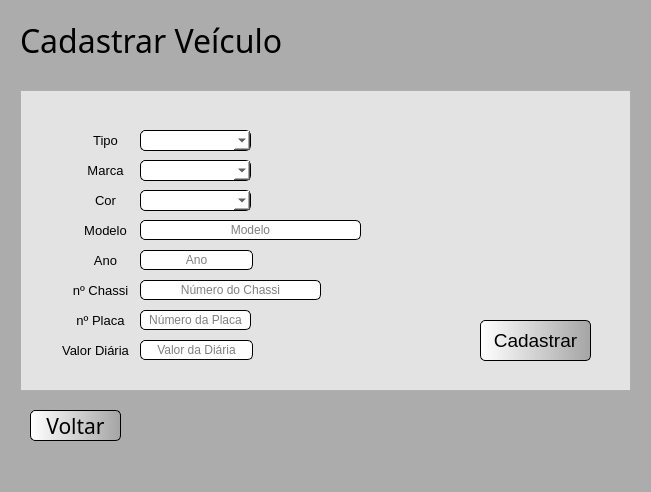
<?xml version="1.0" encoding="UTF-8"?>
<ui version="4.0">
 <class>MainWindow</class>
 <widget class="QMainWindow" name="MainWindow">
  <property name="geometry">
   <rect>
    <x>0</x>
    <y>0</y>
    <width>651</width>
    <height>492</height>
   </rect>
  </property>
  <property name="windowTitle">
   <string>MainWindow</string>
  </property>
  <property name="styleSheet">
   <string notr="true">background-color: rgb(172, 172, 172);</string>
  </property>
  <widget class="QWidget" name="centralwidget">
   <widget class="QPushButton" name="btVoltar">
    <property name="geometry">
     <rect>
      <x>30</x>
      <y>410</y>
      <width>91</width>
      <height>31</height>
     </rect>
    </property>
    <property name="font">
     <font>
      <family>Dubai</family>
      <pointsize>16</pointsize>
     </font>
    </property>
    <property name="cursor">
     <cursorShape>PointingHandCursor</cursorShape>
    </property>
    <property name="styleSheet">
     <string notr="true">QPushButton{
background-color: qlineargradient(spread:pad, x1:0, y1:0, x2:1, y2:0, stop:0 rgba(255, 255, 255, 255), stop:1 rgba(165, 165, 165, 255));
border-radius: 5px;
border-style: outset;
border-width: 1px;
border-color: black;

}

QPushButton:hover{
background-color: qlineargradient(spread:pad, x1:0, y1:0, x2:1, y2:0, stop:0 rgba(255, 248, 0, 255), stop:1 rgba(255, 134, 73, 255));
}

</string>
    </property>
    <property name="text">
     <string>Voltar</string>
    </property>
   </widget>
   <widget class="QFrame" name="frameCadCliente">
    <property name="geometry">
     <rect>
      <x>20</x>
      <y>90</y>
      <width>611</width>
      <height>301</height>
     </rect>
    </property>
    <property name="styleSheet">
     <string notr="true">background-color: rgb(227, 227, 227);
</string>
    </property>
    <property name="frameShape">
     <enum>QFrame::StyledPanel</enum>
    </property>
    <property name="frameShadow">
     <enum>QFrame::Raised</enum>
    </property>
    <widget class="QLineEdit" name="tbModeloVeiculo">
     <property name="geometry">
      <rect>
       <x>120</x>
       <y>130</y>
       <width>221</width>
       <height>20</height>
      </rect>
     </property>
     <property name="styleSheet">
      <string notr="true">background-color: rgb(255, 255, 255);
border-radius: 5px;
border-style: outset;
border-width: 1px;
border-color: black;</string>
     </property>
     <property name="text">
      <string/>
     </property>
     <property name="alignment">
      <set>Qt::AlignCenter</set>
     </property>
     <property name="placeholderText">
      <string>Modelo</string>
     </property>
    </widget>
    <widget class="QLineEdit" name="tbAnoVeiculo">
     <property name="geometry">
      <rect>
       <x>120</x>
       <y>160</y>
       <width>113</width>
       <height>20</height>
      </rect>
     </property>
     <property name="styleSheet">
      <string notr="true">background-color: rgb(255, 255, 255);
border-radius: 5px;
border-style: outset;
border-width: 1px;
border-color: black;</string>
     </property>
     <property name="echoMode">
      <enum>QLineEdit::Normal</enum>
     </property>
     <property name="alignment">
      <set>Qt::AlignCenter</set>
     </property>
     <property name="placeholderText">
      <string>Ano</string>
     </property>
    </widget>
    <widget class="QLineEdit" name="tbNChassiVeiculo">
     <property name="geometry">
      <rect>
       <x>120</x>
       <y>190</y>
       <width>181</width>
       <height>20</height>
      </rect>
     </property>
     <property name="styleSheet">
      <string notr="true">background-color: rgb(255, 255, 255);
border-radius: 5px;
border-style: outset;
border-width: 1px;
border-color: black;</string>
     </property>
     <property name="text">
      <string/>
     </property>
     <property name="alignment">
      <set>Qt::AlignCenter</set>
     </property>
     <property name="placeholderText">
      <string>Número do Chassi</string>
     </property>
    </widget>
    <widget class="QPushButton" name="btCadastrarCliente">
     <property name="geometry">
      <rect>
       <x>460</x>
       <y>230</y>
       <width>111</width>
       <height>41</height>
      </rect>
     </property>
     <property name="font">
      <font>
       <pointsize>14</pointsize>
      </font>
     </property>
     <property name="cursor">
      <cursorShape>PointingHandCursor</cursorShape>
     </property>
     <property name="styleSheet">
      <string notr="true">QPushButton{
background-color: qlineargradient(spread:pad, x1:0, y1:0, x2:1, y2:0, stop:0 rgba(255, 255, 255, 255), stop:1 rgba(165, 165, 165, 255));
border-style: outset;
border-width: 1px;
border-color: black;
border-radius: 5px;
}

QPushButton:hover{
background-color: qlineargradient(spread:pad, x1:0, y1:0, x2:1, y2:0, stop:0 rgba(19, 226, 4, 255), stop:1 rgba(148, 209, 6, 255));
}


</string>
     </property>
     <property name="text">
      <string>Cadastrar</string>
     </property>
    </widget>
    <widget class="QLineEdit" name="tbNPlacaVeiculo">
     <property name="geometry">
      <rect>
       <x>120</x>
       <y>220</y>
       <width>111</width>
       <height>20</height>
      </rect>
     </property>
     <property name="styleSheet">
      <string notr="true">background-color: rgb(255, 255, 255);
border-radius: 5px;
border-style: outset;
border-width: 1px;
border-color: black;</string>
     </property>
     <property name="text">
      <string/>
     </property>
     <property name="alignment">
      <set>Qt::AlignCenter</set>
     </property>
     <property name="placeholderText">
      <string>Número da Placa</string>
     </property>
    </widget>
    <widget class="QLineEdit" name="tbVDiariaVeiculo">
     <property name="geometry">
      <rect>
       <x>120</x>
       <y>250</y>
       <width>113</width>
       <height>20</height>
      </rect>
     </property>
     <property name="styleSheet">
      <string notr="true">background-color: rgb(255, 255, 255);
border-radius: 5px;
border-style: outset;
border-width: 1px;
border-color: black;</string>
     </property>
     <property name="text">
      <string/>
     </property>
     <property name="alignment">
      <set>Qt::AlignCenter</set>
     </property>
     <property name="placeholderText">
      <string>Valor da Diária</string>
     </property>
    </widget>
    <widget class="QComboBox" name="cbTipoVeiculo">
     <property name="geometry">
      <rect>
       <x>120</x>
       <y>40</y>
       <width>111</width>
       <height>21</height>
      </rect>
     </property>
     <property name="font">
      <font>
       <pointsize>10</pointsize>
      </font>
     </property>
     <property name="cursor">
      <cursorShape>PointingHandCursor</cursorShape>
     </property>
     <property name="styleSheet">
      <string notr="true">background-color: rgb(255, 255, 255);
border-radius: 5px;
border-style: outset;
border-width: 1px;
border-color: black;</string>
     </property>
     <property name="editable">
      <bool>false</bool>
     </property>
     <property name="currentText">
      <string/>
     </property>
     <property name="insertPolicy">
      <enum>QComboBox::InsertAlphabetically</enum>
     </property>
     <property name="placeholderText">
      <string>Tipo</string>
     </property>
     <property name="duplicatesEnabled">
      <bool>false</bool>
     </property>
     <property name="frame">
      <bool>true</bool>
     </property>
    </widget>
    <widget class="QLabel" name="labelTipo">
     <property name="geometry">
      <rect>
       <x>60</x>
       <y>40</y>
       <width>51</width>
       <height>21</height>
      </rect>
     </property>
     <property name="font">
      <font>
       <pointsize>10</pointsize>
      </font>
     </property>
     <property name="text">
      <string>Tipo</string>
     </property>
     <property name="alignment">
      <set>Qt::AlignCenter</set>
     </property>
    </widget>
    <widget class="QLabel" name="labelMarca">
     <property name="geometry">
      <rect>
       <x>60</x>
       <y>70</y>
       <width>51</width>
       <height>21</height>
      </rect>
     </property>
     <property name="font">
      <font>
       <pointsize>10</pointsize>
      </font>
     </property>
     <property name="text">
      <string>Marca</string>
     </property>
     <property name="alignment">
      <set>Qt::AlignCenter</set>
     </property>
    </widget>
    <widget class="QLabel" name="labelCor">
     <property name="geometry">
      <rect>
       <x>60</x>
       <y>100</y>
       <width>51</width>
       <height>21</height>
      </rect>
     </property>
     <property name="font">
      <font>
       <pointsize>10</pointsize>
      </font>
     </property>
     <property name="text">
      <string>Cor</string>
     </property>
     <property name="alignment">
      <set>Qt::AlignCenter</set>
     </property>
    </widget>
    <widget class="QLabel" name="labelModelo">
     <property name="geometry">
      <rect>
       <x>60</x>
       <y>130</y>
       <width>51</width>
       <height>21</height>
      </rect>
     </property>
     <property name="font">
      <font>
       <pointsize>10</pointsize>
      </font>
     </property>
     <property name="text">
      <string>Modelo</string>
     </property>
     <property name="alignment">
      <set>Qt::AlignCenter</set>
     </property>
    </widget>
    <widget class="QLabel" name="labelAno">
     <property name="geometry">
      <rect>
       <x>60</x>
       <y>160</y>
       <width>51</width>
       <height>21</height>
      </rect>
     </property>
     <property name="font">
      <font>
       <pointsize>10</pointsize>
      </font>
     </property>
     <property name="text">
      <string>Ano</string>
     </property>
     <property name="alignment">
      <set>Qt::AlignCenter</set>
     </property>
    </widget>
    <widget class="QLabel" name="labelNChassi">
     <property name="geometry">
      <rect>
       <x>50</x>
       <y>190</y>
       <width>61</width>
       <height>21</height>
      </rect>
     </property>
     <property name="font">
      <font>
       <pointsize>10</pointsize>
      </font>
     </property>
     <property name="text">
      <string>nº Chassi</string>
     </property>
     <property name="alignment">
      <set>Qt::AlignCenter</set>
     </property>
    </widget>
    <widget class="QLabel" name="labelNPlaca">
     <property name="geometry">
      <rect>
       <x>50</x>
       <y>220</y>
       <width>61</width>
       <height>21</height>
      </rect>
     </property>
     <property name="font">
      <font>
       <pointsize>10</pointsize>
      </font>
     </property>
     <property name="text">
      <string>nº Placa</string>
     </property>
     <property name="alignment">
      <set>Qt::AlignCenter</set>
     </property>
    </widget>
    <widget class="QLabel" name="labelVDiaria">
     <property name="geometry">
      <rect>
       <x>40</x>
       <y>250</y>
       <width>71</width>
       <height>21</height>
      </rect>
     </property>
     <property name="font">
      <font>
       <pointsize>10</pointsize>
      </font>
     </property>
     <property name="text">
      <string>Valor Diária</string>
     </property>
     <property name="alignment">
      <set>Qt::AlignCenter</set>
     </property>
    </widget>
    <widget class="QComboBox" name="cbMarcaVeiculo">
     <property name="geometry">
      <rect>
       <x>120</x>
       <y>70</y>
       <width>111</width>
       <height>21</height>
      </rect>
     </property>
     <property name="font">
      <font>
       <pointsize>10</pointsize>
      </font>
     </property>
     <property name="cursor">
      <cursorShape>PointingHandCursor</cursorShape>
     </property>
     <property name="styleSheet">
      <string notr="true">background-color: rgb(255, 255, 255);
border-radius: 5px;
border-style: outset;
border-width: 1px;
border-color: black;</string>
     </property>
     <property name="editable">
      <bool>false</bool>
     </property>
     <property name="currentText">
      <string/>
     </property>
     <property name="insertPolicy">
      <enum>QComboBox::InsertAlphabetically</enum>
     </property>
     <property name="placeholderText">
      <string>Marca</string>
     </property>
     <property name="duplicatesEnabled">
      <bool>false</bool>
     </property>
     <property name="frame">
      <bool>true</bool>
     </property>
    </widget>
    <widget class="QComboBox" name="cbCorVeiculo">
     <property name="geometry">
      <rect>
       <x>120</x>
       <y>100</y>
       <width>111</width>
       <height>21</height>
      </rect>
     </property>
     <property name="font">
      <font>
       <pointsize>10</pointsize>
      </font>
     </property>
     <property name="cursor">
      <cursorShape>PointingHandCursor</cursorShape>
     </property>
     <property name="styleSheet">
      <string notr="true">background-color: rgb(255, 255, 255);
border-radius: 5px;
border-style: outset;
border-width: 1px;
border-color: black;</string>
     </property>
     <property name="editable">
      <bool>false</bool>
     </property>
     <property name="currentText">
      <string/>
     </property>
     <property name="insertPolicy">
      <enum>QComboBox::InsertAlphabetically</enum>
     </property>
     <property name="placeholderText">
      <string>Cor</string>
     </property>
     <property name="duplicatesEnabled">
      <bool>false</bool>
     </property>
     <property name="frame">
      <bool>true</bool>
     </property>
    </widget>
   </widget>
   <widget class="QLabel" name="titulo">
    <property name="geometry">
     <rect>
      <x>20</x>
      <y>20</y>
      <width>421</width>
      <height>41</height>
     </rect>
    </property>
    <property name="font">
     <font>
      <family>Dubai Medium</family>
      <pointsize>24</pointsize>
     </font>
    </property>
    <property name="cursor">
     <cursorShape>PointingHandCursor</cursorShape>
    </property>
    <property name="text">
     <string>Cadastrar Veículo</string>
    </property>
   </widget>
   <widget class="QLabel" name="logoLoCarPequeno">
    <property name="geometry">
     <rect>
      <x>550</x>
      <y>10</y>
      <width>71</width>
      <height>51</height>
     </rect>
    </property>
    <property name="styleSheet">
     <string notr="true">background-color: rgb(172, 172, 172);</string>
    </property>
    <property name="text">
     <string/>
    </property>
    <property name="pixmap">
     <pixmap>imagens/808107201585380077-64.png</pixmap>
    </property>
   </widget>
  </widget>
  <widget class="QMenuBar" name="menubar">
   <property name="geometry">
    <rect>
     <x>0</x>
     <y>0</y>
     <width>651</width>
     <height>21</height>
    </rect>
   </property>
  </widget>
  <widget class="QStatusBar" name="statusbar"/>
 </widget>
 <resources/>
 <connections/>
</ui>
